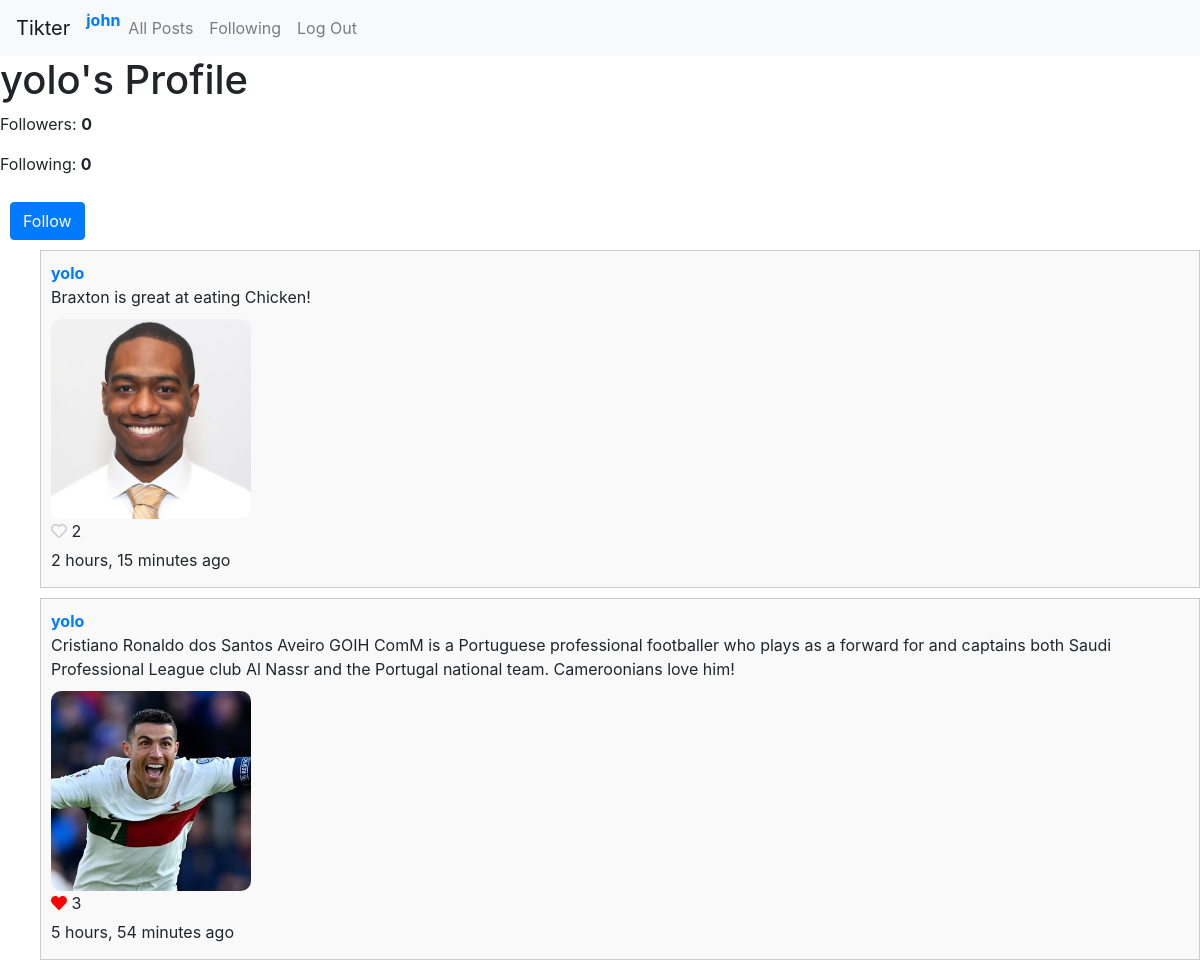
/user/yolo (signed in, upper part), run on an earlier commit of the app's database.
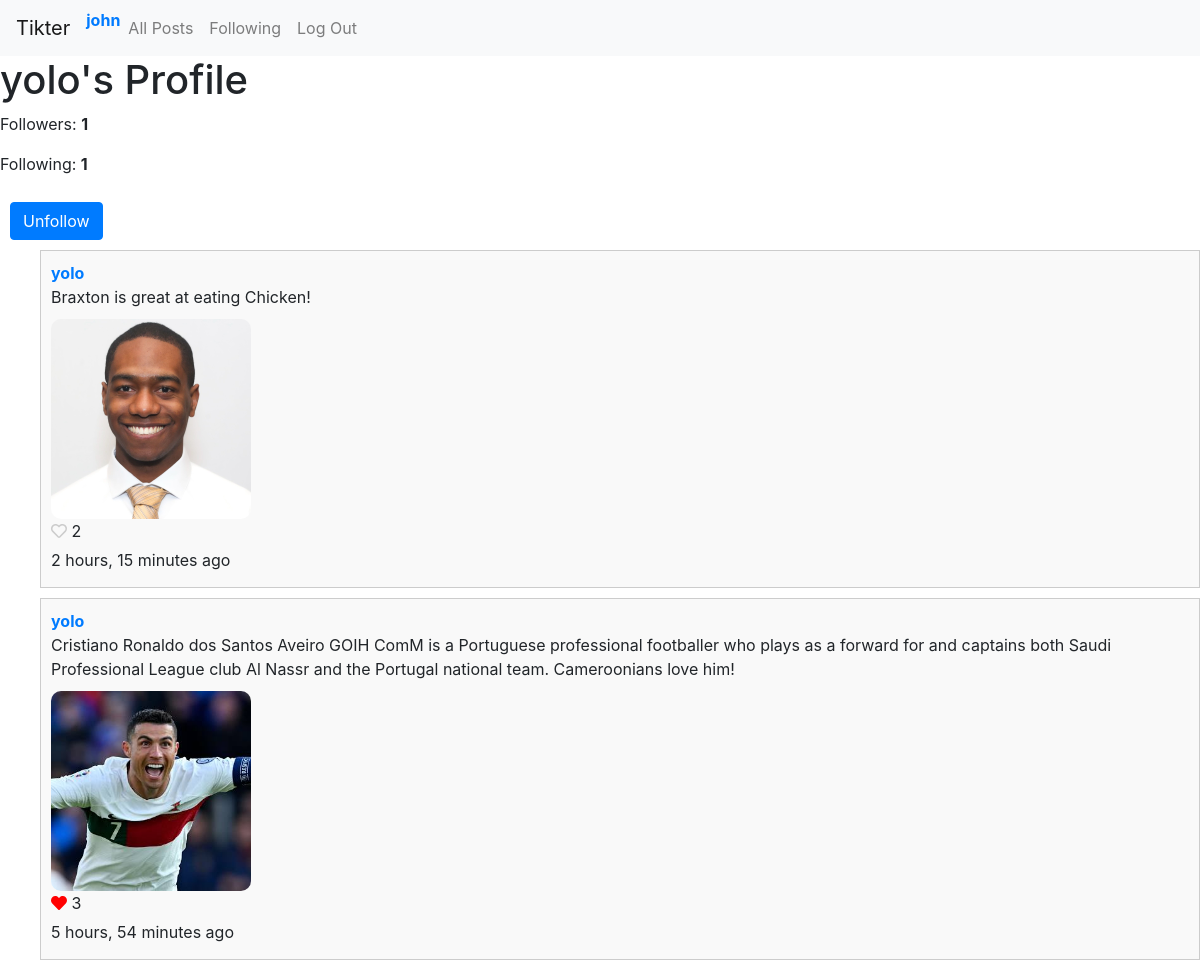
And on a later commit of the database.
### network/models.py (models this page shows)
class User(AbstractUser):
    pass

### network/views.py (the view)
# urls.py: path('user/<str:username>', views.profile, name='profile'),
@login_required(login_url='network:login')
def profile(request, username):
    profile_user = User.objects.get(username=username)
    posts = profile_user.posts.order_by('-timestamp')
    is_following = profile_user.followers.filter(user=request.user).exists()
    return render(request, 'network/profile.html', {
        'profile_user': profile_user,
        'posts': posts,
        'is_following': bool(is_following)
    })

### network/models.py (called while the page is built)
    def num_likes(self):
        return self.likes.count()

### network/templates/network/profile.html
{% extends 'network/layout.html' %}
{% block body %}
    <div class="profile-info">
        <h1>{{ profile_user.username }}'s Profile</h1>
        <p>Followers: <strong class="followers-count">{{ profile_user.followers.count }}</strong></p>
        <p>Following: <strong class="following-count">{{ profile_user.following.count }}</strong></p>
        {% if  user.is_authenticated %}
            {% if user != profile_user %}
                {% if is_following %}
                    <button class="follow-button btn btn-primary" data-username="{{ profile_user.username }}">Unfollow</button>
                {% else %}
                    <button class="follow-button btn btn-primary" data-username="{{ profile_user.username }}">Follow</button>
                {% endif %}
            {% endif %}
        {% endif %}
    </div>
    <ul>
        {% for post in posts%}
            {% include 'network/post_display.html' with post=post user=user %}
        {% endfor %}
    </ul>
{% endblock %}

What changed in the data, as far as the page shows it:
changed User "yolo": followers.count "0" → "1"; following.count "0" → "1"
Also different on the page:
text no longer shown: "Follow"
text now shown: "Unfollow"
